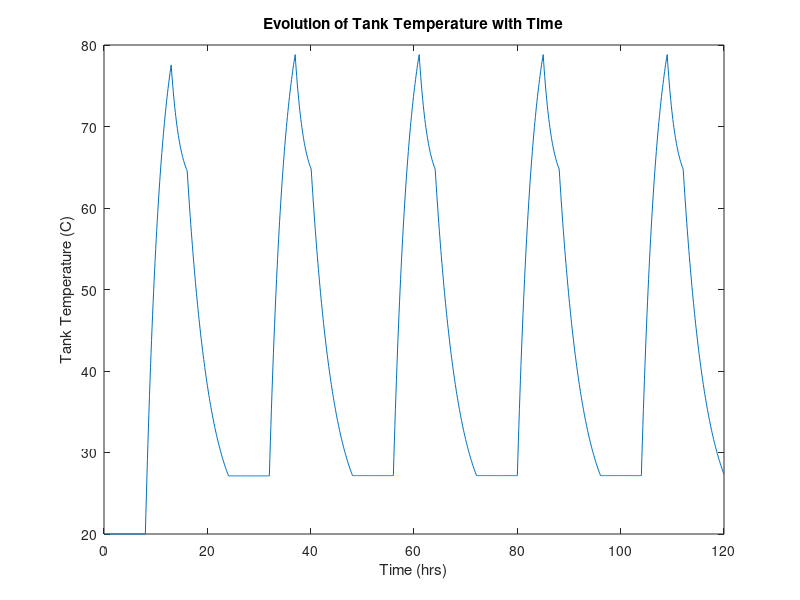
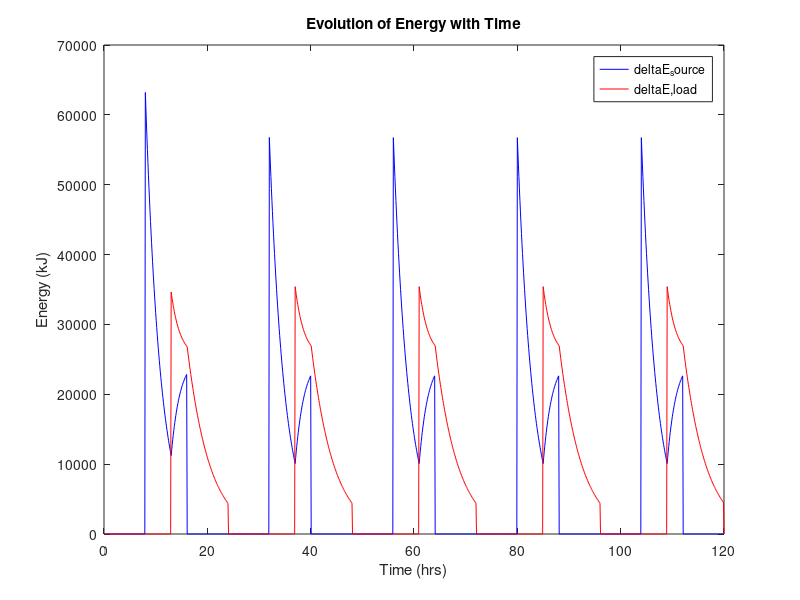
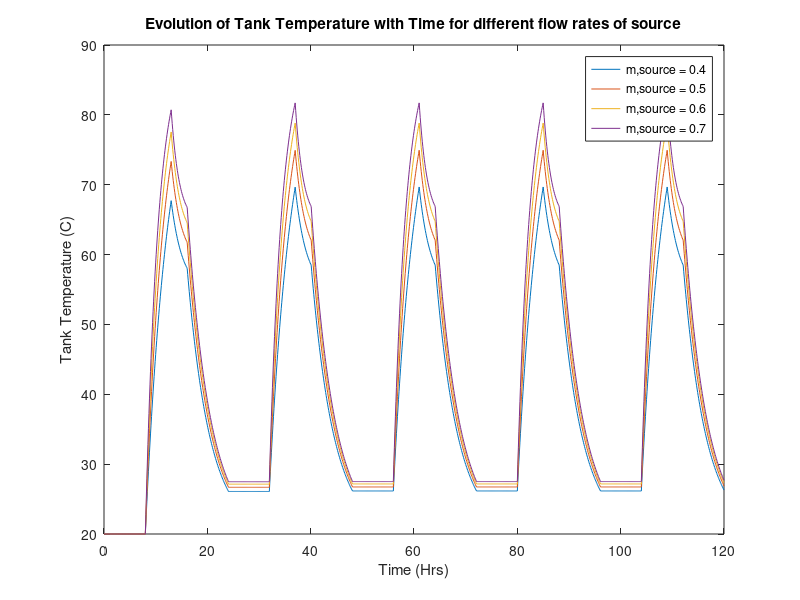
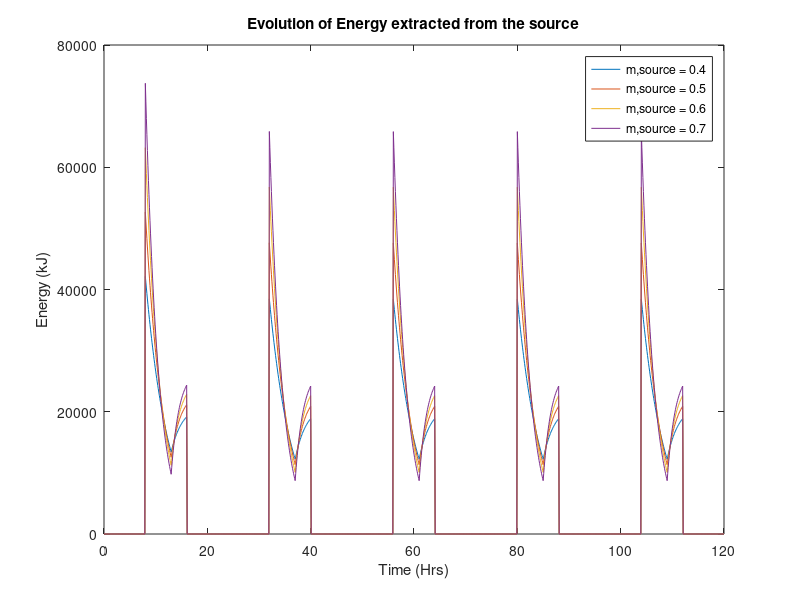

Here is the MATLAB script that generated these plots, in order:
% General Data

% tank material is stainless steel
rho = 7900;              % kg/m3
Cp = 510;                % J/kg.K
lambda_ss = 17/1000;     % kW/m.K
Th_ss = 6e-3;            % m

% Insulation material: mineral wool
lambda_ins = 0.035/1000; % kW/m.K
Th_ins = 10e-2;          % m

% Tank dimensions
h = 2.5;                % m
d_int = 1.8;            % m            
d_ss = d_int + 2*Th_ss  % m
d_ext = d_ss + 2*Th_ins % m

% Water properties
Cp_w = 4.18;            % K.J/kg.K
rho_w = 1000;           % kg/m3
V_w = pi*(d_int^2)/4*h  % m3

% Ambient properties
T_amb = 20 + 273.15;    % K
alpha_int = 23/1000;    % kW/m2.K
alpha_ext = 12/1000;    % kW/m2.K

% Resistances & Overall Conductivity
% Energy loss of top and bottom are neglected

Res_int = 1./(alpha_int*pi*d_int*h);
Res_ss = (log(d_ss/d_int))./(2*pi*Th_ss*lambda_ss);
Res_ins = (log(d_ext/d_ss))./(2*pi*Th_ins*lambda_ins);
Res_ext = 1./(alpha_ext*pi*d_ext*h);

Res_total = Res_int + Res_ss + Res_ins + Res_ext;

UA = 1./Res_total;            % kW/K

% CASE:1 specific data

% Source data
T_A_source = 90 +273.15;      % K

% Load data
T_A_load = 20 + 273.15;       % K


% Initializing Matrices
step_size = 0.1;              % hour   
Total_days = 5;               % days
Matrix_rows = (Total_days*24/step_size) +1;

Days = zeros(Matrix_rows,1)
Time = zeros(Matrix_rows,1);
Acc_Time = zeros(Matrix_rows,1);
T_tank = zeros(Matrix_rows,1);
T_B_source = zeros(Matrix_rows,1);
T_B_load = zeros(Matrix_rows,1);
deltaE_source = zeros(Matrix_rows,1);
deltaE_load = zeros(Matrix_rows,1);
deltaE_convection = zeros(Matrix_rows,1);
Results = zeros(Matrix_rows,7);


% Standard case

% Initial conditions
n = 1;
Temp_tank = 20 + 273.15;    % K
Time(n,1) = 0*3600;         % s
deltaE_source(n,1) = 0;     % kJ
deltaE_load(n,1) = 0;       % kJ
deltaE_convection(n,1) = 0; % kJ
Acc_Time(n,1) = 0;          % hour
T_tank(n,1) = 20 + 273.15;  % K


% 5 days "for loop"
for d = 1:1:Total_days

% 24h "for loop"
    for t = 0.1:step_size:24
        Time(n+1, 1) = t;   % hour
        Days(n,1) = d;

        if Time(n,1) < 8
            m_source = 0;
            m_load = 0;

        elseif Time(n,1) >=8 && Time(n,1) < 13
            m_source = 0.6;
            m_load = 0;

        elseif Time(n,1) >= 13 && Time(n,1) <= 16
            m_source = 0.6;
            m_load = 0.4;

        else Time(n,1) > 16 && Time(n,1) <= 24
            m_source = 0;
            m_load = 0.4;

        end   
    % Energy Balance: Energy in (source) - Energy out (load and convection) = Change in Energy of tank
    T_B_source(n,1) = T_tank(n,1); %Assumption
    T_B_load(n,1) = T_tank(n,1);   %Assumption

    deltaE_source(n,1) = m_source.*Cp_w.*(T_A_source - T_B_source(n,1)).*step_size.*3600;
    deltaE_load(n,1) = m_load.*Cp_w.*(T_B_load(n,1) - T_A_load).*step_size.*3600;
    deltaE_convection(n,1) = UA.*(T_tank(n,1) - T_amb).*step_size.*3600;

    T_tank(n+1,1) = T_tank(n,1) + (deltaE_source(n,1) - deltaE_load(n,1) - deltaE_convection(n,1))./(rho_w.*V_w.*Cp_w);

    Acc_Time(n+1,1) = Acc_Time(n,1) + step_size;

    n = n+1;    
    end
    

end

Results(:,1) = Days;
Results(:,2) = Time;
Results(:,3) = Acc_Time;
Results(:,4) = T_tank;
Results(:,5) = deltaE_source;
Results(:,6) = deltaE_load;
Results(:,7) = deltaE_convection;

figure(1);
plot(Acc_Time, T_tank-273.15);
xlabel('Time (hrs)');
ylabel('Tank Temperature (C)')
title('Evolution of Tank Temperature with Time')

figure(2);
plot(Acc_Time,deltaE_source, 'b');
hold 
plot(Acc_Time,deltaE_load, 'r');
hold off
xlabel('Time (hrs)');
ylabel('Energy (kJ)');
title('Evolution of Energy with Time')
legend('deltaE_source', 'deltaE,load');


% Parametric Study

% Effect of m_source on Tank Temperature

for m_s = 0.4:0.1:0.7

% Initial conditions
n = 1
Time(n,1) = 0*3600;         % s
deltaE_source(n,1) = 0;     % kJ
deltaE_load(n,1) = 0;       % kJ
deltaE_convection(n,1) = 0; % kJ
Acc_Time(n,1) = 0;          % hour
T_tank(n,1) = 20 + 273.15;  % K


for d = 1:1:Total_days

    for t = 0.1:step_size:24
        Time(n+1, 1) = t;   % hour
        Days(n,1) = d;

        if Time(n,1) < 8
            m_source = 0;
            m_load = 0;

        elseif Time(n,1) >=8 && Time(n,1) < 13
            m_source = m_s;
            m_load = 0;

        elseif Time(n,1) >= 13 && Time(n,1) <= 16
            m_source = m_s;
            m_load = 0.4;

        else Time(n,1) > 16 && Time(n,1) <= 24
            m_source = 0;
            m_load = 0.4;

        end   
    % Energy Balance: Energy in (source) - Energy out (load and convection) = Change in Energy of tank
    T_B_source(n,1) = T_tank(n,1); %Assumption
    T_B_load(n,1) = T_tank(n,1);   %Assumption

    deltaE_source(n,1) = m_source.*Cp_w.*(T_A_source - T_B_source(n,1)).*step_size.*3600;
    deltaE_load(n,1) = m_load.*Cp_w.*(T_B_load(n,1) - T_A_load).*step_size.*3600;
    deltaE_convection(n,1) = UA.*(T_tank(n,1) - T_amb).*step_size.*3600;

    T_tank(n+1,1) = T_tank(n,1) + (deltaE_source(n,1) - deltaE_load(n,1) - deltaE_convection(n,1))./(rho_w.*V_w.*Cp_w);

    Acc_Time(n+1,1) = Acc_Time(n,1) + step_size;

    n = n+1;    
    end
    

end
figure(3);
plot(Acc_Time, T_tank-273.15);
hold on
title("Evolution of Tank Temperature with Time for different flow rates of source");
xlabel('Time (Hrs)');
ylabel('Tank Temperature (C)');
legend('m,source = 0.4', 'm,source = 0.5', 'm,source = 0.6', 'm,source = 0.7');

figure(4);
plot(Acc_Time, deltaE_source);
title("Evolution of Energy extracted from the source");
xlabel('Time (Hrs)');
ylabel('Energy (kJ)');
legend('m,source = 0.4', 'm,source = 0.5', 'm,source = 0.6', 'm,source = 0.7');
hold on

figure(5);
plot(Acc_Time, deltaE_load);
title("Evolution of Energy supplied to the load");
xlabel('Time (Hrs)');
ylabel('Energy (kJ)');
legend('m,source = 0.4', 'm,source = 0.5', 'm,source = 0.6', 'm,source = 0.7');
hold on

end
hold off
figure


% Effect of m_load on Tank Temperature

for m_l = 0.2:0.1:0.5

% Initial conditions
n = 1
Time(n,1) = 0*3600;         % s
deltaE_source(n,1) = 0;     % kJ
deltaE_load(n,1) = 0;       % kJ
deltaE_convection(n,1) = 0; % kJ
Acc_Time(n,1) = 0;          % hour
T_tank(n,1) = 20 + 273.15;  % K


for d = 1:1:Total_days

    for t = 0.1:step_size:24
        Time(n+1, 1) = t;   % hour
        Days(n,1) = d;

        if Time(n,1) < 8
            m_source = 0;
            m_load = 0;

        elseif Time(n,1) >=8 && Time(n,1) < 13
            m_source = 0.6;
            m_load = 0;

        elseif Time(n,1) >= 13 && Time(n,1) <= 16
            m_source = 0.6;
            m_load = m_l;

        else Time(n,1) > 16 && Time(n,1) <= 24
            m_source = 0;
            m_load = m_l;

        end   
    % Energy Balance: Energy in (source) - Energy out (load and convection) = Change in Energy of tank
    T_B_source(n,1) = T_tank(n,1); %Assumption
    T_B_load(n,1) = T_tank(n,1);   %Assumption

    deltaE_source(n,1) = m_source.*Cp_w.*(T_A_source - T_B_source(n,1)).*step_size.*3600;
    deltaE_load(n,1) = m_load.*Cp_w.*(T_B_load(n,1) - T_A_load).*step_size.*3600;
    deltaE_convection(n,1) = UA.*(T_tank(n,1) - T_amb).*step_size.*3600;

    T_tank(n+1,1) = T_tank(n,1) + (deltaE_source(n,1) - deltaE_load(n,1) - deltaE_convection(n,1))./(rho_w.*V_w.*Cp_w);

    Acc_Time(n+1,1) = Acc_Time(n,1) + step_size;

    n = n+1;    
    end
    

end
figure(6);
plot(Acc_Time, T_tank-273.15);
hold on
title("Evolution of Tank Temperature with Time for different flowrates of load");
xlabel('Time (Hrs)');
ylabel('Tank Temperature (C)');
legend('m,load = 0.2', 'm,load = 0.3', 'm,load = 0.4', 'm,load = 0.5');

figure(7);
plot(Acc_Time, deltaE_source);
title("Evolution of Energy extracted from the source");
xlabel('Time (Hrs)');
ylabel('Energy (kJ)');
legend('m,load = 0.2', 'm,load = 0.3', 'm,load = 0.4', 'm,load = 0.5');
hold on

figure(8);
plot(Acc_Time, deltaE_load);
title("Evolution of Energy supplied to the load");
xlabel('Time (Hrs)');
ylabel('Energy (kJ)');
legend('m,load = 0.2', 'm,load = 0.3', 'm,load = 0.4', 'm,load = 0.5');
hold on

end
hold off
figure



% Effect of T_A_source on Tank Temperature

for T_s = 70:10:100
    T_A_source = T_s + 273.15;

% Initial conditions
n = 1
Time(n,1) = 0*3600;         % s
deltaE_source(n,1) = 0;     % kJ
deltaE_load(n,1) = 0;       % kJ
deltaE_convection(n,1) = 0; % kJ
Acc_Time(n,1) = 0;          % hour
T_tank(n,1) = 20 + 273.15;  % K

for d = 1:1:Total_days

    for t = 0.1:step_size:24
        Time(n+1, 1) = t;   % hour
        Days(n,1) = d;

        if Time(n,1) < 8
            m_source = 0;
            m_load = 0;

        elseif Time(n,1) >=8 && Time(n,1) < 13
            m_source = 0.6;
            m_load = 0;

        elseif Time(n,1) >= 13 && Time(n,1) <= 16
            m_source = 0.6;
            m_load = m_l;

        else Time(n,1) > 16 && Time(n,1) <= 24
            m_source = 0;
            m_load = m_l;

        end   
    % Energy Balance: Energy in (source) - Energy out (load and convection) = Change in Energy of tank
    T_B_source(n,1) = T_tank(n,1); %Assumption
    T_B_load(n,1) = T_tank(n,1);   %Assumption

    deltaE_source(n,1) = m_source.*Cp_w.*(T_A_source - T_B_source(n,1)).*step_size.*3600;
    deltaE_load(n,1) = m_load.*Cp_w.*(T_B_load(n,1) - T_A_load).*step_size.*3600;
    deltaE_convection(n,1) = UA.*(T_tank(n,1) - T_amb).*step_size.*3600;

    T_tank(n+1,1) = T_tank(n,1) + (deltaE_source(n,1) - deltaE_load(n,1) - deltaE_convection(n,1))./(rho_w.*V_w.*Cp_w);

    Acc_Time(n+1,1) = Acc_Time(n,1) + step_size;

    n = n+1;    
    end
    

end
figure(9);
plot(Acc_Time, T_tank-273.15);
hold on
title("Evolution of Tank Temperature with Time for different inlet temperatures of source");
xlabel('Time (Hrs)');
ylabel('Tank Temperature (C)');
legend('T,A,source = 70', 'T,A,source  = 80', 'T,A,source  = 90', 'T,A,source  = 100');

figure(10);
plot(Acc_Time, deltaE_source);
title("Evolution of Energy extracted from the source");
xlabel('Time (Hrs)');
ylabel('Energy (kJ)');
legend('T,A,source = 70', 'T,A,source  = 80', 'T,A,source  = 90', 'T,A,source  = 100');
hold on

figure(11);
plot(Acc_Time, deltaE_load);
title("Evolution of Energy supplied to the load");
xlabel('Time (Hrs)');
ylabel('Energy (kJ)');
legend('T,A,source = 70', 'T,A,source  = 80', 'T,A,source  = 90', 'T,A,source  = 100');
hold on

end
hold off
figure


% Effect of T_A_load on Tank Temperature

for T_l = 20:5:35
    T_A_load = T_l + 273.15;

% Initial conditions
n = 1
Time(n,1) = 0*3600;         % s
deltaE_source(n,1) = 0;     % kJ
deltaE_load(n,1) = 0;       % kJ
deltaE_convection(n,1) = 0; % kJ
Acc_Time(n,1) = 0;          % hour
T_tank(n,1) = 20 + 273.15;  % K


for d = 1:1:Total_days

    for t = 0.1:step_size:24
        Time(n+1, 1) = t;   % hour
        Days(n,1) = d;

        if Time(n,1) < 8
            m_source = 0;
            m_load = 0;

        elseif Time(n,1) >=8 && Time(n,1) < 13
            m_source = 0.6;
            m_load = 0;

        elseif Time(n,1) >= 13 && Time(n,1) <= 16
            m_source = 0.6;
            m_load = m_l;

        else Time(n,1) > 16 && Time(n,1) <= 24
            m_source = 0;
            m_load = m_l;

        end   
    % Energy Balance: Energy in (source) - Energy out (load and convection) = Change in Energy of tank
    T_B_source(n,1) = T_tank(n,1); %Assumption
    T_B_load(n,1) = T_tank(n,1);   %Assumption

    deltaE_source(n,1) = m_source.*Cp_w.*(T_A_source - T_B_source(n,1)).*step_size.*3600;
    deltaE_load(n,1) = m_load.*Cp_w.*(T_B_load(n,1) - T_A_load).*step_size.*3600;
    deltaE_convection(n,1) = UA.*(T_tank(n,1) - T_amb).*step_size.*3600;

    T_tank(n+1,1) = T_tank(n,1) + (deltaE_source(n,1) - deltaE_load(n,1) - deltaE_convection(n,1))./(rho_w.*V_w.*Cp_w);

    Acc_Time(n+1,1) = Acc_Time(n,1) + step_size;

    n = n+1;    
    end
    

end
figure(12);
plot(Acc_Time, T_tank-273.15);
hold on
title("Evolution of Tank Temperature with Time for different inlet temperatures of load");
xlabel('Time (Hrs)');
ylabel('Tank Temperature (C)');
legend('T,A,load = 20', 'T,A,load  = 25', 'T,A,load  = 30', 'T,A,load  = 35');

figure(13);
plot(Acc_Time, deltaE_source);
title("Evolution of Energy extracted from the source");
xlabel('Time (Hrs)');
ylabel('Energy (kJ)');
legend('T,A,load = 20', 'T,A,load  = 25', 'T,A,load  = 30', 'T,A,load  = 35');
hold on

figure(14);
plot(Acc_Time, deltaE_load);
title("Evolution of Energy supplied to the load");
xlabel('Time (Hrs)');
ylabel('Energy (kJ)');
legend('T,A,load = 20', 'T,A,load  = 25', 'T,A,load  = 30', 'T,A,load  = 35');
hold on

end
hold off
